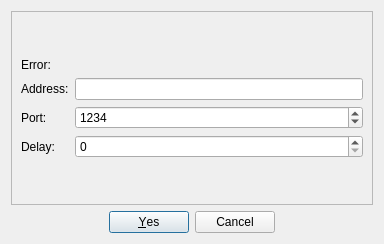
<?xml version="1.0" encoding="UTF-8"?>
<ui version="4.0">
 <class>Settings</class>
 <widget class="QDialog" name="Settings">
  <property name="geometry">
   <rect>
    <x>0</x>
    <y>0</y>
    <width>384</width>
    <height>244</height>
   </rect>
  </property>
  <property name="windowTitle">
   <string>Settings</string>
  </property>
  <layout class="QGridLayout" name="gridLayout_2">
   <item row="0" column="0">
    <widget class="QFrame" name="frame">
     <property name="frameShape">
      <enum>QFrame::StyledPanel</enum>
     </property>
     <property name="frameShadow">
      <enum>QFrame::Raised</enum>
     </property>
     <layout class="QGridLayout" name="gridLayout_3">
      <item row="0" column="0">
       <layout class="QGridLayout" name="gridLayout">
        <item row="1" column="0">
         <widget class="QLabel" name="label_2">
          <property name="locale">
           <locale language="English" country="UnitedStates"/>
          </property>
          <property name="text">
           <string>Address:</string>
          </property>
         </widget>
        </item>
        <item row="2" column="0">
         <widget class="QLabel" name="label">
          <property name="locale">
           <locale language="English" country="UnitedStates"/>
          </property>
          <property name="text">
           <string>Port:</string>
          </property>
         </widget>
        </item>
        <item row="3" column="0">
         <widget class="QLabel" name="label_3">
          <property name="locale">
           <locale language="English" country="UnitedStates"/>
          </property>
          <property name="text">
           <string>Delay:</string>
          </property>
         </widget>
        </item>
        <item row="2" column="1">
         <widget class="QSpinBox" name="port">
          <property name="minimum">
           <number>1024</number>
          </property>
          <property name="maximum">
           <number>65535</number>
          </property>
          <property name="value">
           <number>1234</number>
          </property>
         </widget>
        </item>
        <item row="3" column="1">
         <widget class="QSpinBox" name="delay">
          <property name="maximum">
           <number>10000</number>
          </property>
         </widget>
        </item>
        <item row="1" column="1">
         <widget class="QLineEdit" name="address"/>
        </item>
        <item row="0" column="0">
         <widget class="QLabel" name="errorLabel">
          <property name="sizePolicy">
           <sizepolicy hsizetype="Minimum" vsizetype="Fixed">
            <horstretch>0</horstretch>
            <verstretch>0</verstretch>
           </sizepolicy>
          </property>
          <property name="text">
           <string>Error:</string>
          </property>
         </widget>
        </item>
        <item row="0" column="1">
         <widget class="QLabel" name="errorTextLabel">
          <property name="sizePolicy">
           <sizepolicy hsizetype="Minimum" vsizetype="Fixed">
            <horstretch>0</horstretch>
            <verstretch>0</verstretch>
           </sizepolicy>
          </property>
          <property name="text">
           <string/>
          </property>
         </widget>
        </item>
       </layout>
      </item>
     </layout>
    </widget>
   </item>
   <item row="1" column="0">
    <widget class="QDialogButtonBox" name="buttonBox">
     <property name="locale">
      <locale language="English" country="UnitedStates"/>
     </property>
     <property name="orientation">
      <enum>Qt::Horizontal</enum>
     </property>
     <property name="standardButtons">
      <set>QDialogButtonBox::Cancel|QDialogButtonBox::Yes</set>
     </property>
     <property name="centerButtons">
      <bool>true</bool>
     </property>
    </widget>
   </item>
  </layout>
 </widget>
 <resources/>
 <connections>
  <connection>
   <sender>buttonBox</sender>
   <signal>accepted()</signal>
   <receiver>Settings</receiver>
   <slot>accept()</slot>
   <hints>
    <hint type="sourcelabel">
     <x>248</x>
     <y>254</y>
    </hint>
    <hint type="destinationlabel">
     <x>157</x>
     <y>274</y>
    </hint>
   </hints>
  </connection>
  <connection>
   <sender>buttonBox</sender>
   <signal>rejected()</signal>
   <receiver>Settings</receiver>
   <slot>reject()</slot>
   <hints>
    <hint type="sourcelabel">
     <x>316</x>
     <y>260</y>
    </hint>
    <hint type="destinationlabel">
     <x>286</x>
     <y>274</y>
    </hint>
   </hints>
  </connection>
 </connections>
</ui>
